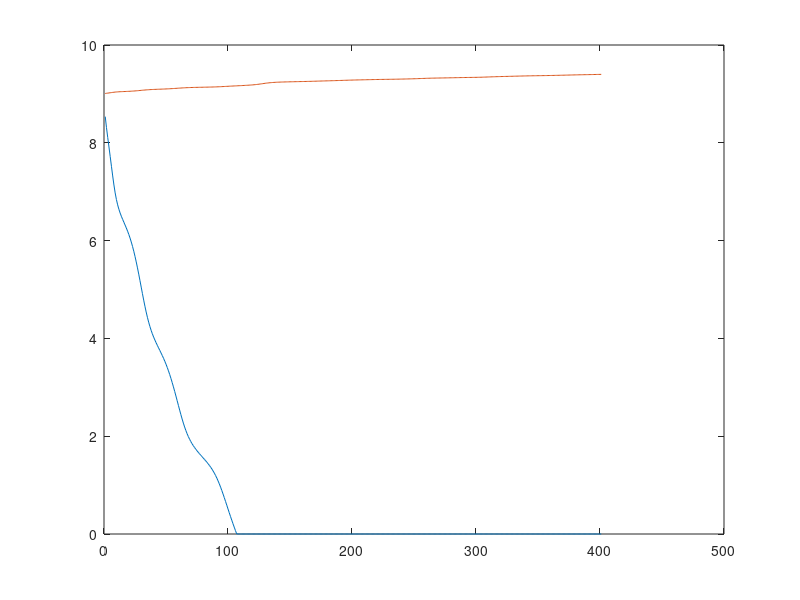

Recreate this plot in MATLAB.
% This code used the Finited-Difference Methods (FDM) to solve the L
% equation. The description can be seen in the word file
% 2D unconfined head
clear;close all
% unconfined aquifer !!!!
% Define the grid size and the boundary functions
Lx = 100; % Length along x direction
Lz = 10; % Length along z direction
n = 400+1; % number of grid points along x direction
N = 40+1; % number of grid points along z direction
delta_x = Lx/(n-1);
H = 10; % be careful with the height
Hs = 9;
HL = 9.4;
% recharge term
I = 0.365/365*ones(n, 1);
% well information
xw = 50; xw_nod = round(xw/delta_x)+1;
Qw = 0; % m3/d
I(xw_nod) = -Qw/delta_x; % treat the pumping as recharge

alphaT = 0.5*0.1;
alpha = 1+0.025*(1-(alphaT/H)^(1/4));
Phi_0 = 0.5*alpha*Hs^2;
Phi_L = 0.5*HL^2;
x = linspace(0, Lx, n); % Grid coordinates in the x direction
z = linspace(0, Lz, N); % Grid coordinates in the z direction
[X, Z] = meshgrid(x, z);
% Read Gaussian random fields
K0 = load('K1.mat').K;
K0 = K0(end:-1:1,:);% Be careful with this command for unconfined
%aquifer!!!! The inversed matrix could increase the thickness of the bottom
%layer!!!! Be careful!!!
x0 = linspace(0, Lx, 400+1);
z0 = linspace(0, Lz, 40+1);
[X0, Z0] = meshgrid(x0, z0);
K0 = interp2(X0, Z0, K0, X, Z);

% iteration weighting factor
% recommendation: no vertical heterogeneity 1;
%                 vertical heterogeneity, 0.5~1
ssor = 0.8;

% Find the vertical mean
K = mean(K0, 1);
K = [K,K(end)]; % Add an identical element at the end of K to facilitate interpolation
% Define the IC
phi1 = Hs*ones(1, n); % initial free surface
zeta = 0;

%K = 6*ones(size(K)); % Warning: The maximum toe position cannot exceed the model length!!!!!!
% Construct the coefficient matrix A and the right-hand side vector F
A = zeros(n, n); % initialize A as a zero matrix
F = zeros(n, 1); % initialize F as a zero vector
% Each line represent a equation, Each colum represent a variable
% The reshape function prioritizes sorting by column, so we should numbered
% in column order
% ghost point method was used!


for iter =1:100
    fprintf('iteration %d \n', iter)
    zeta0 = zeta;
    phi0 = phi1;
    for i = 1:n % i represent the i index in the difference equation along x direction
        k = i; % index of the (i, j) point
        A(k, k) = -(K(i+1)-K(i))/delta_x^2-K(i)*2/delta_x^2; % set the diagonal element of A
        F(k) = -I(i);  % recharge term
        if i >1 % if not on the left boundary
            A(k, k-1) = K(i)*1/delta_x^2; % set the left neighbor of A(k, k)
        else % on the left boundary (constant head)
            F(k) = -K(i)*Phi_0/delta_x^2-I(i);
        end
        if i < n % if not on the right boundary
            A(k, k+1) = (K(i+1)-K(i))/delta_x^2+K(i)/delta_x^2; % set the right neighbor of A(k, k)
        else % on the right boudnary (constan head)
            F(k) = -K(i+1)*Phi_L/delta_x^2-I(i);
        end
    end
    A = sparse(A);
    F = sparse(F);
    % Solve the equation
    % [L,U] = ilu (A); % use preconditioner, very useful
    % tol = 1e-7;
    % maxit = size(A,1);
    % X = gmres(A, F, [], tol, [], L, U, Phi_0*ones(maxit, 1));
    X = A\F;
    % Solving head
    phi1 = zeros(size(X));
    xt = 0.5*alpha^2*Hs^2; % potential at xt
    temp = X(X<=xt);
    phi1(X<=xt) = ((2*temp-alpha*Hs^2)*(1-1/alpha)).^0.5+Hs;
    temp = X(X>xt);
    phi1(X>xt) = (2*temp).^0.5;
    % the freshwater surface cannot exceed the aquifer top
    phi1(phi1>H) = H;

    % Solving interface
    zeta = alpha/(alpha-1)*Hs-1/(alpha-1)*phi1;
    zeta(zeta<0) = 0;
    nr1 = floor(zeta);
    nr2 = ceil(zeta);
    % calculate error
    Error = mean(zeta-zeta0, "all");
    Error2 = mean(phi1-phi0, "all");
    % jump out the iteration
    if abs(Error) < 1e-5 && abs(Error2) < 1e-5
        fprintf('Reach specified error at ietration %d with error %e and error2 %e \n', iter, Error, Error2)
        break
    end
    % Takes the average of the assumed value and the current calculated value
    phi1 = (1-ssor)*phi0+ssor*phi1;
    zeta = (1-ssor)*zeta0+ssor*zeta;

    % calculate meanK for next iteration
    interp_num = N+iter;
    for nn = 1:size(nr1,1)
        z_interp = linspace(zeta(nn), phi1(nn), interp_num);
        K_interp = interp1(z, squeeze(K0(:, nn)), z_interp);
        K(nn) = (K_interp(1)/2+sum(K_interp(2:end-1))+K_interp(end)/2)/(interp_num-1);
    end
    K(end) = K(end-1);

end

plot(zeta)
hold on
plot(phi1)
